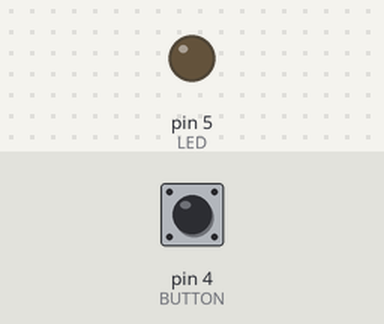
Recording of a sketch running on a simulated Arduino Uno, built with avr-gcc and run on an emulated ATmega328P. On the bench: output pins drawn as LEDs (lit = HIGH). The test bench sets the inputs (shaded band); at power-on: pin 4 (BUTTON) HIGH.

Above: at 1.2 s.
1.3 s: pin 4 (BUTTON) pulled LOW for 0.15 s
At 1.37 s:
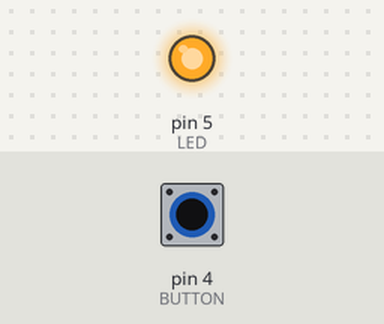
2.9 s: pin 4 (BUTTON) pulled LOW for 3.2 s
At 6.7 s:
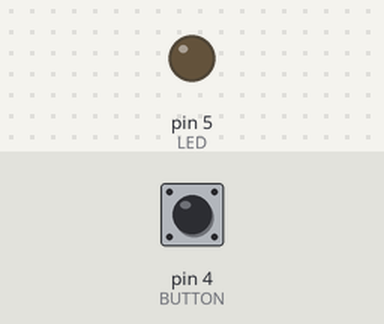
Timing chart, 0 to 8.2 s (numbered marks = the images above; inputs shaded):
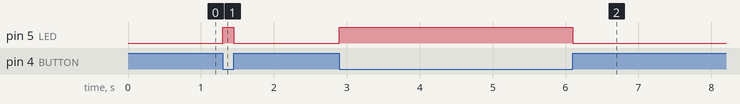

The sketch:

input_otuput.ino
```cpp
#define LED    5
#define BUTTON 4

uint8_t stateLED = 1;

  void setup() {
      pinMode(LED, OUTPUT);
      pinMode(BUTTON,INPUT_PULLUP);
  }

  void loop() {

     if(digitalRead(BUTTON) == LOW){
      digitalWrite(LED,HIGH);
    } else {
      digitalWrite(LED, LOW);
    }
  }
```

Measured:
- after the input at 1.3 s, pin 5 (LED): LOW → HIGH at once, → LOW 0.15 s later
- after the input at 2.9 s, pin 5 (LED): LOW → HIGH at once, → LOW 3.2 s later
